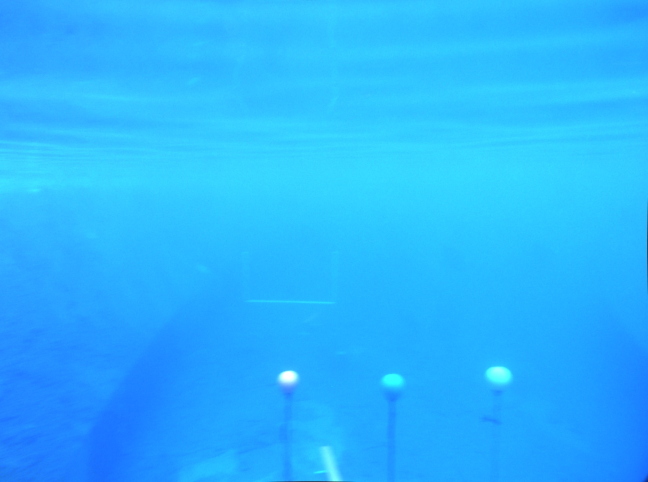
#> input picture features/test_image.jpg, 1296 x 964 px (shown at 1/2 size)
$ python ImageFeatures.py test_image.jpg   (Python 2 division)
#> lines starting #> are read from the running program, lines starting #| are printed output that depends on the picture
import numpy as np
import cv2
import os
import sys

__author__ = "Jey Kumar"


class ImageFeatures(object):
    """ImageFeatures class"""
    def __init__(self, img, hessian=350):
        self.img = cv2.cvtColor(img, cv2.COLOR_BGR2GRAY) # Load image in B/W
        self.img_colour = img # Load image in colour
        #Added compatibility for opencv 3.X
        if "3." in cv2.__version__:
        	self.surf = cv2.xfeatures2d.SURF_create(hessianThreshold=hessian,upright=True)
        else:
        	self.surf = cv2.SURF(hessian) # Higher threshold returns fewer keypoints (kp)
        	self.surf.getupright = True # 'True' will ignore orientation of kp to increase speed
        self.des = self.get_features(self.img) # Stores feature descriptors

    # [28 lines left out: functions resize, get_features, draw_kp_circles, display, not called in this run]

    def save_output(self, img, filename):
        # Save output
        cv2.imwrite(filename, img)

    def flatten(self, img):
        # Returns flattened 1-D vector in form of [B1,G1,R1,B2,G2,R2,...]
        return img.flatten()

    # [35 lines left out: functions filter_kp_in_window, compute_avg_des, vectorize_window, not called in this run]


class ImageFeaturesLabelled(ImageFeatures):
    # [82 lines left out: functions __init__, read_annotation, label_des, dump_data, not called in this run]

if __name__ == "__main__":
    # DEMO
    filename = sys.argv[1]
    img = cv2.imread(filename, -1)
#> img is the input picture: shape (964, 1296, 3); mean B, G, R 254.4, 180.8, 43.4
    features = ImageFeatures(img)
#> in __init__, `self.img = cv2.cvtColor(img, cv2.COLOR_BGR2GRAY)`:
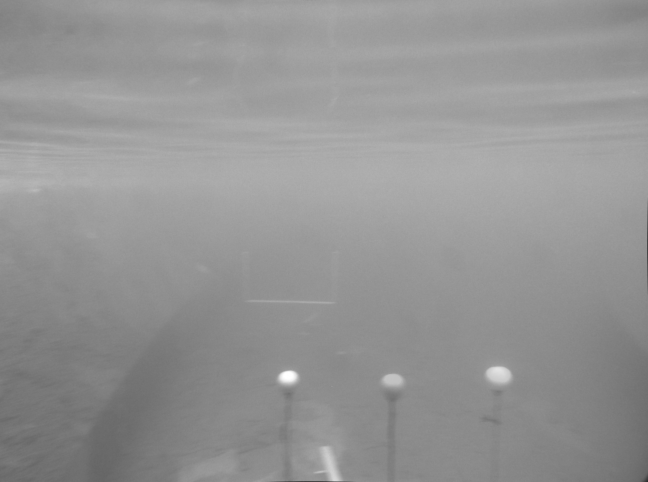
#> self.img: shape (964, 1296) (shown at 1/2 size); min 13, max 255, mean 148.2
#> (the run stopped early here; a loop or call above may not have finished)
